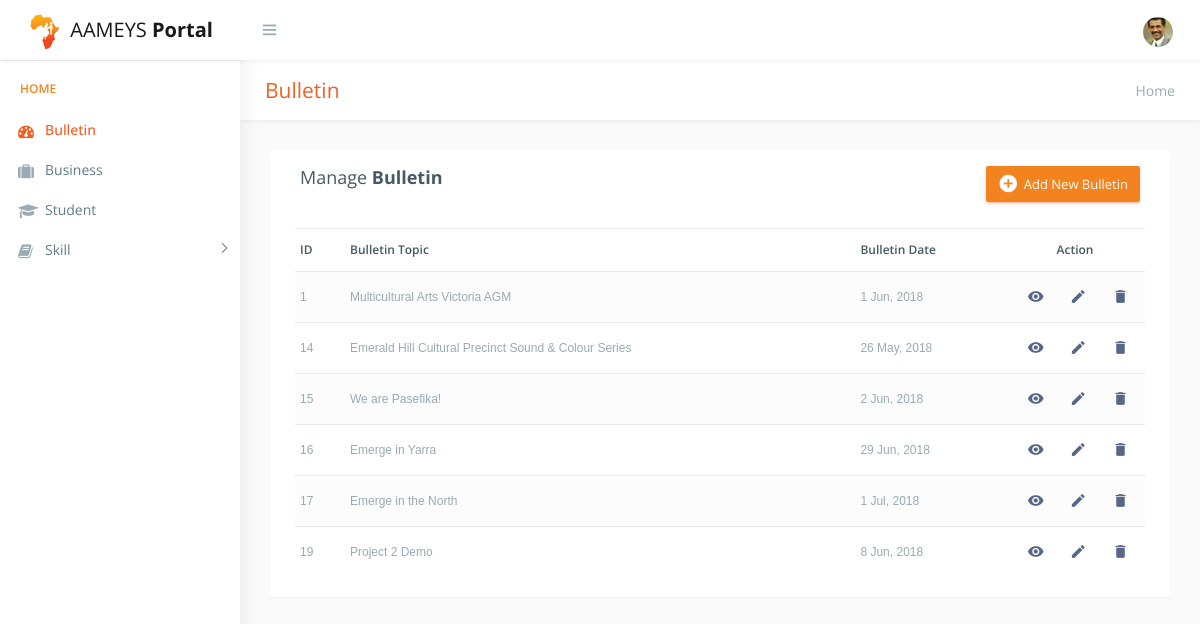
The app's page /bulletin.php (signed in), older data.
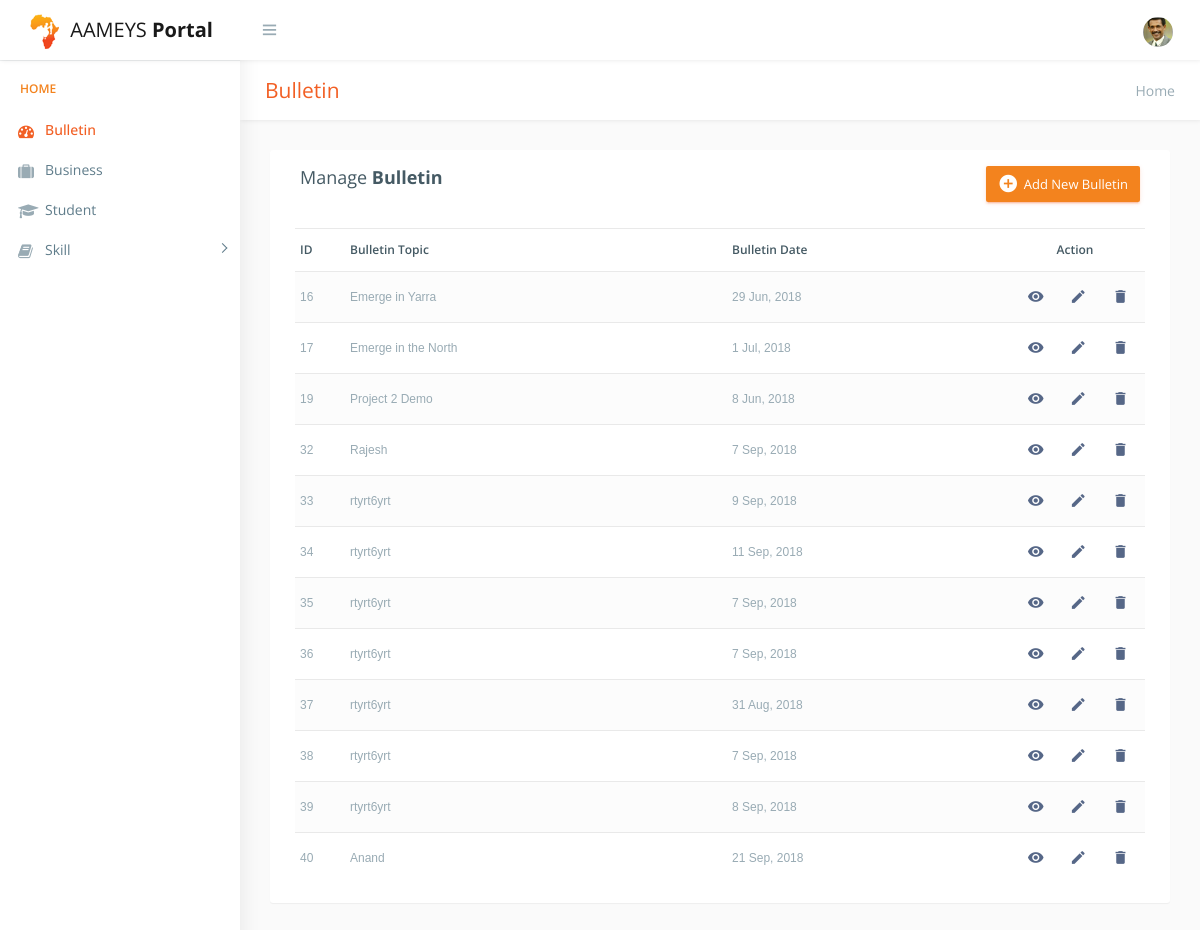
The same page, newer data.
### tables this page shows
CREATE TABLE `bulletin` (
  `bullId` int(11) NOT NULL,
  `bullTopic` varchar(500) DEFAULT NULL,
  `bullDate` date DEFAULT NULL,
  `bullLocation` varchar(1000) DEFAULT NULL,
  `bullTime` varchar(50) DEFAULT NULL,
  `bullOther` varchar(1000) DEFAULT NULL,
  `bullContent` varchar(1000) DEFAULT NULL,
  `bullReadMore` varchar(1000) DEFAULT NULL,
  `bullImage` varchar(1000) DEFAULT NULL
);

### bulletin.php (the view, shortened to what this page needs)
<!DOCTYPE html>
<?php
include "include/db_config.php";
?>
<html lang="en">
<head>
    <link href="css/lib/bootstrap/bootstrap.css" rel="stylesheet">
    <link rel="stylesheet" type="text/css" href="DataTables-1.10.18/css/jquery.dataTables.css"/>
    <link href="css/helper.css" rel="stylesheet">
    <link href="css/style.css" rel="stylesheet">
</head>
<body class="fix-header fix-sidebar">
    <div id="main-wrapper">
        <div class="header" style="">
            <?php include "include/top_nav.php"; ?>
        </div>
        <div class="left-sidebar" style="overflow: visible;">
            <?php include "include/side_nav.php"; ?>
        </div>
        <div class="page-wrapper" style="min-height: 157px;">
            <div class="row page-titles">
                <div class="col-md-5 align-self-center">
                    <h3 class="text-primary">Bulletin</h3> </div>
                <div class="col-md-7 align-self-center">
                    <ol class="breadcrumb">
                        <li class="breadcrumb-item active">Home</a></li>
                    </ol>
                </div>
            </div>
            <div class="container-fluid">
                <div class="table-wrapper">
                    <div class="table-title">
                        <div class="row">
                            <div class="col-sm-6">
                    <h4>Manage <b>Bulletin</b></h4>
                  </div>
                  <div class="col-sm-6">
                  <a href="addbulletin.php" class="btn btn-success"><i class="material-icons"></i> <span>Add New Bulletin</span></a>
                  </div>
                        </div>
                    </div>
                    <table id="example" class="table table-striped table-hover" style="width:100%">
                        <thead>
                            <tr>
                                <th>ID</th>
                                <th>Bulletin Topic</th>
                                <th>Bulletin Date</th>
                                <th>Action</th>
                            </tr>
                        </thead>
                        <tbody>
                        <?php
                          $query = "SELECT bullId, bullTopic, bullDate, bullLocation, bullTime, bullImage FROM bulletin";
                          $result = mysqli_query($conn,$query);
                          while($row = mysqli_fetch_assoc($result))
                          {
                            $sqldate=$row['bullDate'];
                            $D = strtotime($sqldate);
                        ?>
                            <tr>
                                <td><?php echo $row['bullId'];?></td>
                                <td><?php echo $row['bullTopic'];?></td>
                                <td><?php echo date("j M, Y", $D);?></td>
                                <td>
                                  <a href="viewbulletin.php?id=<?php echo $row['bullId'];?>" class="view"  data-toggle="tooltip" rel="tooltip" data-placement="top" title="View Bulletin">
                                      <i class="material-icons"></i>
                                  </a>
                                  <a  href="editbulletin.php?id=<?php echo $row['bullId'];?>" class="edit" data-toggle="tooltip" data-placement="top" title="Edit Bulletin">
                                    <i class="material-icons"></i>
                                  </a>
                                  <a  href="deletebulletin.php?id=<?php echo $row['bullId'];?>" class="delete" data-toggle="tooltip" data-placement="top" title="Delete Bulletin">
                                    <i class="material-icons" ></i>
                                  </a>
                                </td>
                            </tr>
                          <?php
                          }
                          ?>
                        </tbody>
                    </table>
                </div>
      </div>
  </div>
        </div>
</body>
</html>

### include/top_nav.php (shortened to what this page needs)
<nav class="navbar top-navbar navbar-expand-md navbar-light">
    <div class="navbar-header">
        <a class="navbar-brand" href="index.html">
            <b><img src="images/logo.png" alt="homepage" class="dark-logo"></b>
            <span style="">AAMEYS <strong>Portal</strong></span>
        </a>
    </div>
    <div class="navbar-collapse">
        <ul class="navbar-nav mr-auto mt-md-0">
            <li class="nav-item m-l-10"> <a class="nav-link sidebartoggler hidden-sm-down text-muted  " href="javascript:void(0)"><i class="ti-menu"></i></a> </li>
        </ul>
        <ul class="navbar-nav my-lg-0">
            <li class="nav-item dropdown">
                <a class="nav-link dropdown-toggle text-muted  " href="#" data-toggle="dropdown" aria-haspopup="true" aria-expanded="false"><img src="images/users/5.jpeg" alt="user" class="profile-pic"></a>
            </li>
        </ul>
    </div>
</nav>

### include/side_nav.php (shortened to what this page needs)
<div class="slimScrollDiv active" style="position: relative; overflow: visible; width: auto; height: 100%;">
  <div class="scroll-sidebar in" style="overflow-x: visible; overflow-y: hidden; width: auto; height: 100%;">
    <nav class="sidebar-nav active">
        <ul id="sidebarnav" class="in">
            <li class="nav-devider"></li>
            <li class="nav-label">Home</li>
            <li> <a href="bulletin.php" aria-expanded="false" id="menu_bulletin"><i class="fa fa-tachometer"></i><span class="hide-menu">Bulletin</span></a> </li>
            <li> <a href="business.php" aria-expanded="false" id="menu_business"><i class="fa fa-suitcase"></i><span class="hide-menu">Business</span></a></li>
            <li> <a href="student.php" aria-expanded="false" id="menu_student"><i class="fa fa-graduation-cap"></i><span class="hide-menu">Student</span></a></li>
            <li> <a class="has-arrow" href="skill.php" aria-expanded="false" id="menu_skill"><i class="fa fa-book"></i><span class="hide-menu">Skill</span></a>
                </li>
      </ul>
  </nav>
  </div>
</div>

### css/helper.css (style rules this page uses)
.m-l-10 { margin-left: 10px!important; }

Row changes from the older to the newer data that the page shows:
removed bulletin: bullId "1", bullTopic "Multicultural Arts Victoria AGM", bullDate "1 Jun, 2018"
removed bulletin: bullId "14", bullTopic "Emerald Hill Cultural Precinct Sound & Colour Series", bullDate "26 May, 2018"
removed bulletin: bullId "15", bullTopic "We are Pasefika!", bullDate "2 Jun, 2018"
added bulletin: bullId "32", bullTopic "Rajesh", bullDate "7 Sep, 2018"
added bulletin: bullId "33", bullTopic "rtyrt6yrt", bullDate "9 Sep, 2018"
added bulletin: bullId "34", bullTopic "rtyrt6yrt", bullDate "11 Sep, 2018"
added bulletin: bullId "35", bullTopic "rtyrt6yrt", bullDate "7 Sep, 2018"
added bulletin: bullId "36", bullTopic "rtyrt6yrt", bullDate "7 Sep, 2018"
added bulletin: bullId "37", bullTopic "rtyrt6yrt", bullDate "31 Aug, 2018"
added bulletin: bullId "38", bullTopic "rtyrt6yrt", bullDate "7 Sep, 2018"
added bulletin: bullId "39", bullTopic "rtyrt6yrt", bullDate "8 Sep, 2018"
added bulletin: bullId "40", bullTopic "Anand", bullDate "21 Sep, 2018"
